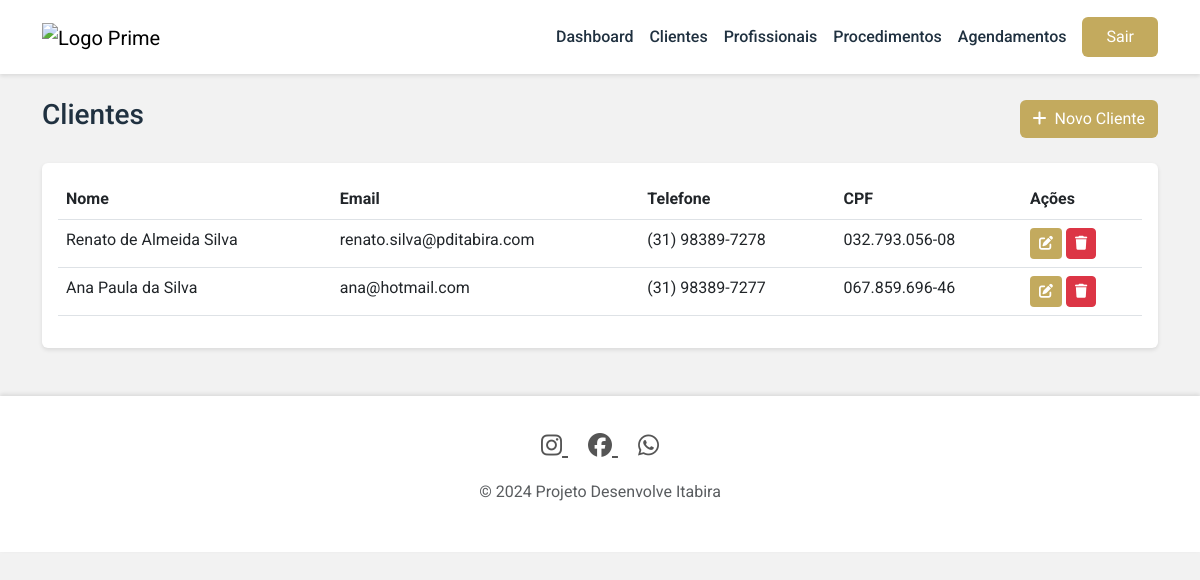
The app's page /clients (signed in), older data.
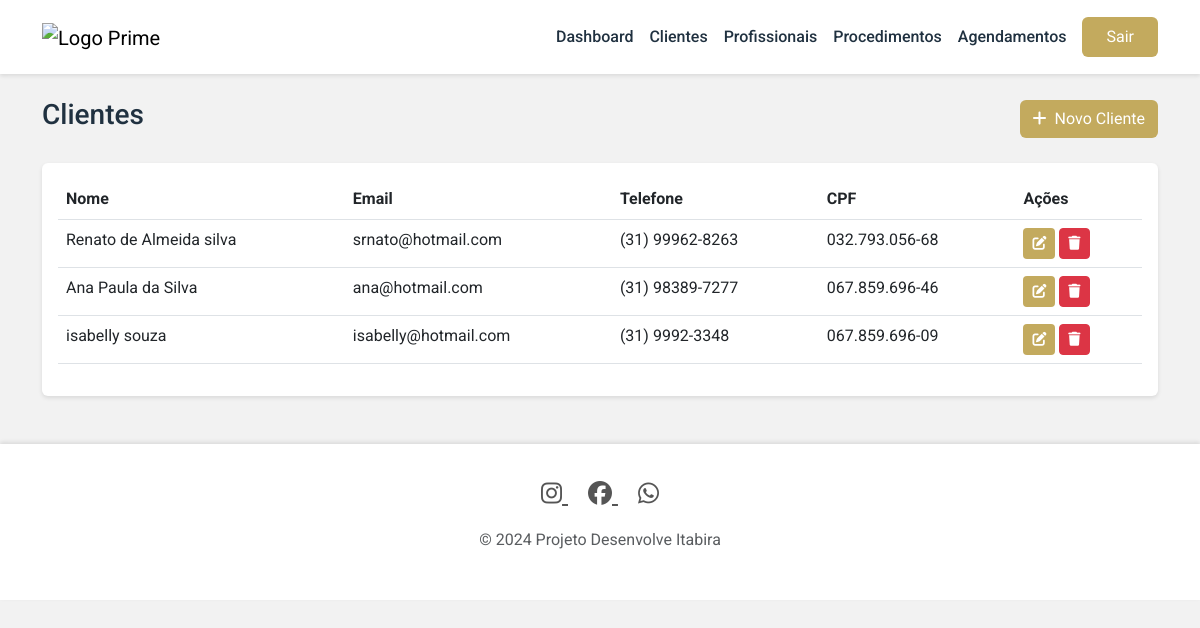
The same page, newer data.
### models.py (models this page shows)
class Client(db.Model):
    id = db.Column(db.Integer, primary_key=True)
    name = db.Column(db.String(100), nullable=False)
    email = db.Column(db.String(120), unique=True)
    phone = db.Column(db.String(20))
    cpf = db.Column(db.String(14), unique=True)
    created_at = db.Column(db.DateTime, default=datetime.utcnow)
    appointments = db.relationship('Appointment', backref='client', lazy=True)

### routes.py (the view)
@app.route('/clients')
@login_required
def clients():
    clients = Client.query.all()
    return render_template('clients.html', clients=clients)

### routes.py (called while the page is built)
@login_manager.user_loader
def load_user(user_id):
    return User.query.get(int(user_id))

### templates/clients.html (shortened to what this page needs)
{% extends "base.html" %}
{% block content %}
<div class="d-flex justify-content-between align-items-center mb-4">
    <h1 class="h3">Clientes</h1>
    <button class="btn" style="background-color: #c3aa5e; color: white;" data-bs-toggle="modal" data-bs-target="#addClientModal">
        <i class="fas fa-plus me-2"></i>Novo Cliente
    </button>
</div>
<div class="card">
    <div class="card-body">
        <div class="table-responsive">
            <table class="table table-hover">
                <thead>
                    <tr>
                        <th>Nome</th>
                        <th>Email</th>
                        <th>Telefone</th>
                        <th>CPF</th>
                        <th>Ações</th>
                    </tr>
                </thead>
                <tbody>
                    {% for client in clients %}
                    <tr>
                        <td>{{ client.name }}</td>
                        <td>{{ client.email }}</td>
                        <td>{{ client.phone }}</td>
                        <td>{{ client.cpf }}</td>
                        <td>
                            <button class="btn btn-sm" style="background-color: #c3aa5e; color: white;" onclick="editClient({{ client.id }})">
                                <i class="fas fa-edit"></i>
                            </button>
                            <button class="btn btn-sm btn-danger" onclick="deleteClient({{ client.id }})">
                                <i class="fas fa-trash"></i>
                            </button>
                        </td>
                    </tr>
                    {% endfor %}
                </tbody>
            </table>
        </div>
    </div>
</div>
{% endblock %}

### templates/base.html (shortened to what this page needs)
<!DOCTYPE html>
<html lang="pt-BR">
<head>
    <link href="https://cdn.jsdelivr.net/npm/bootstrap@5.3.0/dist/css/bootstrap.min.css" rel="stylesheet">
    <link rel="stylesheet" href="https://cdnjs.cloudflare.com/ajax/libs/font-awesome/6.5.2/css/all.min.css">
</head>
<body>
    {% if current_user.is_authenticated %}
    <nav class="navbar navbar-expand-lg">
        <div class="container">
            <a class="navbar-brand" href="{{ url_for('dashboard') }}">
                <img src="{{ url_for('static', filename='images/Logo Prime fundo off.png') }}" alt="Logo Prime">
            </a>
            <div class="collapse navbar-collapse" id="navbarNav">
                <ul class="navbar-nav ms-auto">
                    <li class="nav-item">
                        <a class="nav-link" href="{{ url_for('dashboard') }}">Dashboard</a>
                    </li>
                    <li class="nav-item">
                        <a class="nav-link" href="{{ url_for('clients') }}">Clientes</a>
                    </li>
                    <li class="nav-item">
                        <a class="nav-link" href="{{ url_for('professionals') }}">Profissionais</a>
                    </li>
                    <li class="nav-item">
                        <a class="nav-link" href="{{ url_for('procedures') }}">Procedimentos</a>
                    </li>
                    <li class="nav-item">
                        <a class="nav-link" href="{{ url_for('appointments') }}">Agendamentos</a>
                    </li>
                    <li class="nav-item">
                        <a class="btn btn-prime ms-2" href="{{ url_for('logout') }}">Sair</a>
                    </li>
                </ul>
            </div>
        </div>
    </nav>
    {% endif %}
    <main class="container my-4">
        {% block content %}{% endblock %}
    </main>
    <footer class="footer">
        <div class="container text-center">
            <div class="links mb-3">
                <a href="https://www.instagram.com/prime.esteticaitabira" target="_blank">
                    <i class="fa-brands fa-instagram"></i>
                </a>
                <a href="https://www.facebook.com/clinicadeesteticaprime" target="_blank">
                    <i class="fa-brands fa-facebook"></i>
                </a>
                <a href="https://api.whatsapp.com/send?phone=5531999033628" target="_blank">
                    <i class="fa-brands fa-whatsapp"></i>
                </a>
            </div>
            <p class="text-muted">&copy; 2024 Projeto Desenvolve Itabira</p>
        </div>
    </footer>
</body>
</html>

### templates/base.html (style rules this page uses)
:root { --prime-primary: #c3aa5e; --prime-primary-hover: #e0c984; --prime-text: #203140; --prime-background: #F2F2F2; --prime-text-secondary: #000000aa; }
body { font-family: 'Roboto', sans-serif; background-color: var(--prime-background); color: var(--prime-text); }
.navbar { background-color: white; box-shadow: 0 2px 4px rgba(0,0,0,0.1); padding: 1rem 0; }
.navbar-brand img { max-height: 50px; }
.nav-link { color: var(--prime-text) !important; font-weight: 500; padding: 0.5rem 1rem; transition: color 0.3s ease; }
.btn-prime { background-color: var(--prime-primary); color: white; border: none; padding: 0.5rem 1.5rem; transition: background-color 0.3s ease; }
.card { border: none; box-shadow: 0 2px 4px rgba(0,0,0,0.1); }
.footer { background-color: white; padding: 2rem 0; margin-top: 3rem; box-shadow: 0 -2px 4px rgba(0,0,0,0.1); }
.footer .links a { color: var(--prime-text-secondary); margin: 0 10px; font-size: 1.5rem; transition: color 0.3s ease; }

Row changes from the older to the newer data that the page shows:
changed Client: name "Renato de Almeida Silva" → "Renato de Almeida silva"; email "renato.silva@pditabira.com" → "srnato@hotmail.com"; phone "(31) 98389-7278" → "(31) 99962-8263"; cpf "032.793.056-08" → "032.793.056-68"
added Client: name "isabelly souza", email "isabelly@hotmail.com", phone "(31) 9992-3348", cpf "067.859.696-09"
